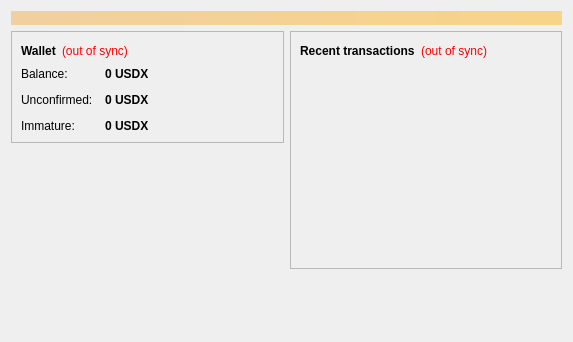
<?xml version="1.0" encoding="UTF-8"?>
<ui version="4.0">
 <class>OverviewPage</class>
 <widget class="QWidget" name="OverviewPage">
  <property name="geometry">
   <rect>
    <x>0</x>
    <y>0</y>
    <width>573</width>
    <height>342</height>
   </rect>
  </property>
  <property name="windowTitle">
   <string>Form</string>
  </property>
  <layout class="QVBoxLayout" name="topLayout">
   <item>
    <widget class="QLabel" name="labelAlerts">
     <property name="visible">
      <bool>false</bool>
     </property>
     <property name="styleSheet">
      <string notr="true">background-color: qlineargradient(x1: 0, y1: 0, x2: 1, y2: 0, stop:0 #F0D0A0, stop:1 #F8D488); color:#000000;</string>
     </property>
     <property name="wordWrap">
      <bool>true</bool>
     </property>
     <property name="margin">
      <number>3</number>
     </property>
    </widget>
   </item>
   <item>
    <layout class="QHBoxLayout" name="horizontalLayout" stretch="1,1">
     <item>
      <layout class="QVBoxLayout" name="verticalLayout_2">
       <item>
        <widget class="QFrame" name="frame">
         <property name="frameShape">
          <enum>QFrame::StyledPanel</enum>
         </property>
         <property name="frameShadow">
          <enum>QFrame::Raised</enum>
         </property>
         <layout class="QVBoxLayout" name="verticalLayout_4">
          <item>
           <layout class="QHBoxLayout" name="horizontalLayout_4">
            <item>
             <widget class="QLabel" name="label_5">
              <property name="font">
               <font>
                <weight>75</weight>
                <bold>true</bold>
               </font>
              </property>
              <property name="text">
               <string>Wallet</string>
              </property>
             </widget>
            </item>
            <item>
             <widget class="QLabel" name="labelWalletStatus">
              <property name="toolTip">
               <string>The displayed information may be out of date. Your wallet automatically synchronizes with the USDX network after a connection is established, but this process has not completed yet.</string>
              </property>
              <property name="styleSheet">
               <string notr="true">QLabel { color: red; }</string>
              </property>
              <property name="text">
               <string notr="true">(out of sync)</string>
              </property>
              <property name="alignment">
               <set>Qt::AlignLeading|Qt::AlignLeft|Qt::AlignVCenter</set>
              </property>
             </widget>
            </item>
            <item>
             <spacer name="horizontalSpacer_2">
              <property name="orientation">
               <enum>Qt::Horizontal</enum>
              </property>
              <property name="sizeHint" stdset="0">
               <size>
                <width>40</width>
                <height>20</height>
               </size>
              </property>
             </spacer>
            </item>
           </layout>
          </item>
          <item>
           <layout class="QFormLayout" name="formLayout_2">
            <property name="fieldGrowthPolicy">
             <enum>QFormLayout::AllNonFixedFieldsGrow</enum>
            </property>
            <property name="horizontalSpacing">
             <number>12</number>
            </property>
            <property name="verticalSpacing">
             <number>12</number>
            </property>
            <item row="0" column="0">
             <widget class="QLabel" name="label">
              <property name="text">
               <string>Balance:</string>
              </property>
             </widget>
            </item>
            <item row="0" column="1">
             <widget class="QLabel" name="labelBalance">
              <property name="font">
               <font>
                <weight>75</weight>
                <bold>true</bold>
               </font>
              </property>
              <property name="cursor">
               <cursorShape>IBeamCursor</cursorShape>
              </property>
              <property name="toolTip">
               <string>Your current balance</string>
              </property>
              <property name="text">
               <string notr="true">0 USDX</string>
              </property>
              <property name="textInteractionFlags">
               <set>Qt::LinksAccessibleByMouse|Qt::TextSelectableByKeyboard|Qt::TextSelectableByMouse</set>
              </property>
             </widget>
            </item>
            <item row="1" column="0">
             <widget class="QLabel" name="label_3">
              <property name="text">
               <string>Unconfirmed:</string>
              </property>
             </widget>
            </item>
            <item row="1" column="1">
             <widget class="QLabel" name="labelUnconfirmed">
              <property name="font">
               <font>
                <weight>75</weight>
                <bold>true</bold>
               </font>
              </property>
              <property name="cursor">
               <cursorShape>IBeamCursor</cursorShape>
              </property>
              <property name="toolTip">
               <string>Total of transactions that have yet to be confirmed, and do not yet count toward the current balance</string>
              </property>
              <property name="text">
               <string notr="true">0 USDX</string>
              </property>
              <property name="textInteractionFlags">
               <set>Qt::LinksAccessibleByMouse|Qt::TextSelectableByKeyboard|Qt::TextSelectableByMouse</set>
              </property>
             </widget>
            </item>
            <item row="2" column="0">
             <widget class="QLabel" name="labelImmatureText">
              <property name="text">
               <string>Immature:</string>
              </property>
             </widget>
            </item>
            <item row="2" column="1">
             <widget class="QLabel" name="labelImmature">
              <property name="font">
               <font>
                <weight>75</weight>
                <bold>true</bold>
               </font>
              </property>
              <property name="toolTip">
               <string>Mined balance that has not yet matured</string>
              </property>
              <property name="text">
               <string notr="true">0 USDX</string>
              </property>
              <property name="textInteractionFlags">
               <set>Qt::LinksAccessibleByMouse|Qt::TextSelectableByKeyboard|Qt::TextSelectableByMouse</set>
              </property>
             </widget>
            </item>
           </layout>
          </item>
         </layout>
        </widget>
       </item>
       <item>
        <spacer name="verticalSpacer">
         <property name="orientation">
          <enum>Qt::Vertical</enum>
         </property>
         <property name="sizeHint" stdset="0">
          <size>
           <width>20</width>
           <height>40</height>
          </size>
         </property>
        </spacer>
       </item>
      </layout>
     </item>
     <item>
      <layout class="QVBoxLayout" name="verticalLayout_3">
       <item>
        <widget class="QFrame" name="frame_2">
         <property name="frameShape">
          <enum>QFrame::StyledPanel</enum>
         </property>
         <property name="frameShadow">
          <enum>QFrame::Raised</enum>
         </property>
         <layout class="QVBoxLayout" name="verticalLayout">
          <item>
           <layout class="QHBoxLayout" name="horizontalLayout_2">
            <item>
             <widget class="QLabel" name="label_4">
              <property name="text">
               <string>&lt;b&gt;Recent transactions&lt;/b&gt;</string>
              </property>
             </widget>
            </item>
            <item>
             <widget class="QLabel" name="labelTransactionsStatus">
              <property name="toolTip">
               <string>The displayed information may be out of date. Your wallet automatically synchronizes with the USDX network after a connection is established, but this process has not completed yet.</string>
              </property>
              <property name="styleSheet">
               <string notr="true">QLabel { color: red; }</string>
              </property>
              <property name="text">
               <string notr="true">(out of sync)</string>
              </property>
              <property name="alignment">
               <set>Qt::AlignRight|Qt::AlignTrailing|Qt::AlignVCenter</set>
              </property>
             </widget>
            </item>
            <item>
             <spacer name="horizontalSpacer">
              <property name="orientation">
               <enum>Qt::Horizontal</enum>
              </property>
              <property name="sizeHint" stdset="0">
               <size>
                <width>40</width>
                <height>20</height>
               </size>
              </property>
             </spacer>
            </item>
           </layout>
          </item>
          <item>
           <widget class="QListView" name="listTransactions">
            <property name="styleSheet">
             <string notr="true">QListView { background: transparent; }</string>
            </property>
            <property name="frameShape">
             <enum>QFrame::NoFrame</enum>
            </property>
            <property name="verticalScrollBarPolicy">
             <enum>Qt::ScrollBarAlwaysOff</enum>
            </property>
            <property name="horizontalScrollBarPolicy">
             <enum>Qt::ScrollBarAlwaysOff</enum>
            </property>
            <property name="selectionMode">
             <enum>QAbstractItemView::NoSelection</enum>
            </property>
           </widget>
          </item>
         </layout>
        </widget>
       </item>
       <item>
        <spacer name="verticalSpacer_2">
         <property name="orientation">
          <enum>Qt::Vertical</enum>
         </property>
         <property name="sizeHint" stdset="0">
          <size>
           <width>20</width>
           <height>40</height>
          </size>
         </property>
        </spacer>
       </item>
      </layout>
     </item>
    </layout>
   </item>
  </layout>
 </widget>
 <resources/>
 <connections/>
</ui>
